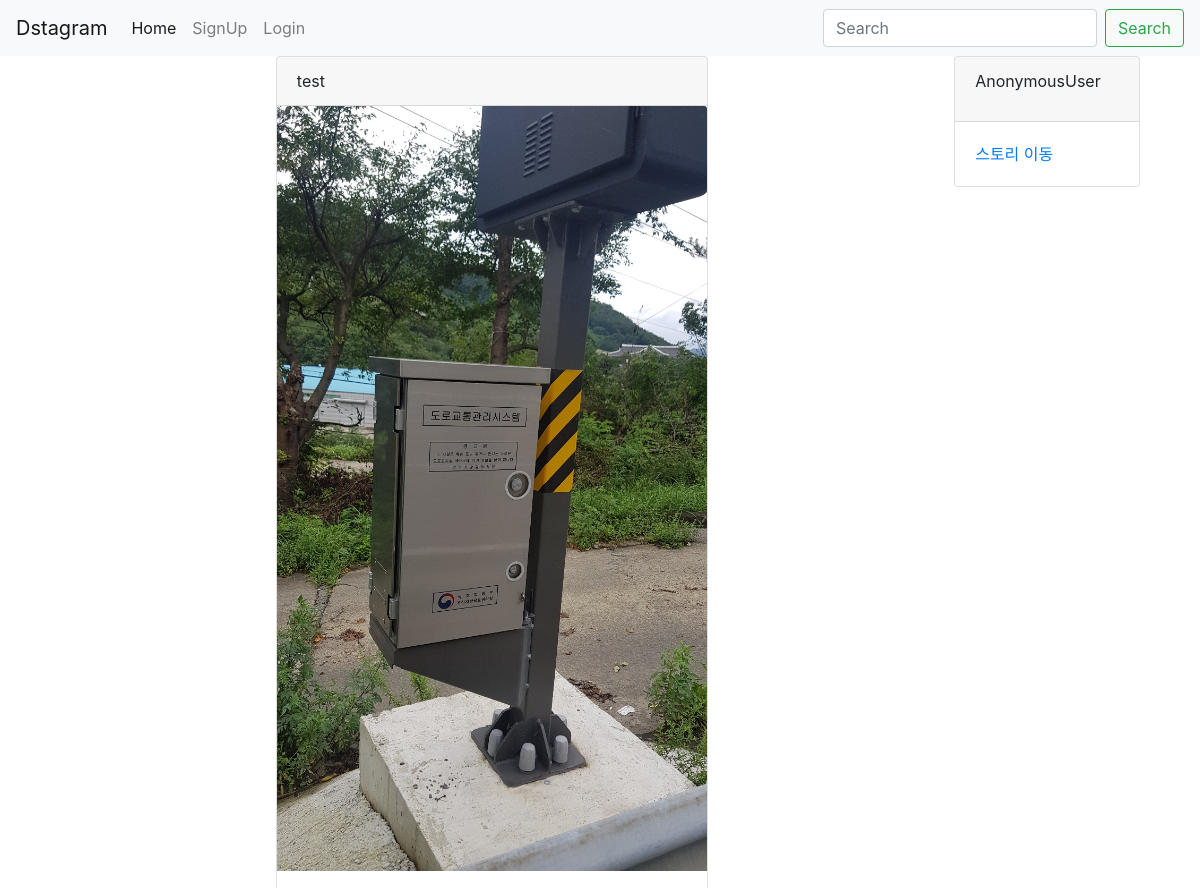
The app's page / (upper part), older data.
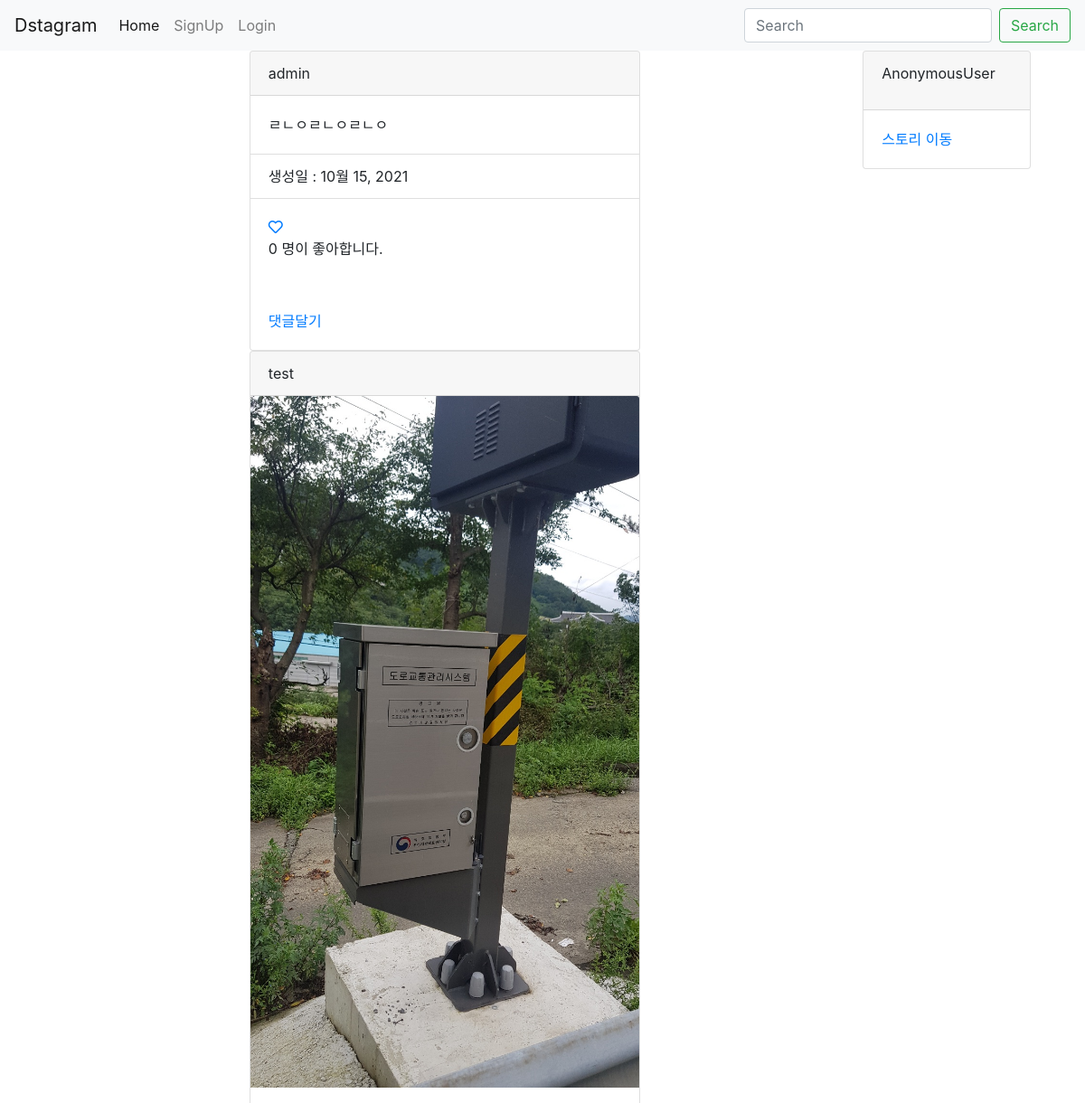
The same page, newer data.
### photo/models.py (models this page shows, shortened)
class Photo(models.Model):
    author = models.ForeignKey(
        User, on_delete=models.CASCADE, related_name='user')
    text = models.TextField(blank=True)
    image = models.ImageField(upload_to='timeline_photo/%Y/%m/%d')
    created = models.DateField(auto_now_add=True)
    updated = models.DateField(auto_now=True)
    like = models.ManyToManyField(User, related_name='like_photo', blank=True)
    class Meta:
        db_table = "게시글"
        verbose_name = "게시글"
        verbose_name_plural = "게시글"
        ordering = ['-created']

### photo/views.py (the view)
# urls.py: path('', PhotoList.as_view(), name="index"),
class PhotoList(ListView):
    model = Photo
    template_name_suffix = '_list'

### photo/templates/photo/photo_list.html (shortened to what this page needs)
{% extends 'base.html' %}
{% block content %}
<div class="container">
  <div class="row">
    <div class="col"></div>
    <div class="col-5">
      {% for object in object_list %}
      <div class="card">
        <div class="card-header">
          {{object.author}}
        </div>
        <img src="{{ object.image.url }}" alt="" class="card-img-top">
        <div class="card-body">
          <p class="card-text">{{ object.text }}</p>
        </div>
        <ul class="list-group list-group-flush">
          <li class="list-group-item">생성일 : {{object.created}}</li>
        </ul>
        <div class="card-body">
          {% if user in object.like.all %}
          <a href="{% url 'photo:like' object.id %}"><i class="far fa-heart" style="color: crimson;"></i></a>
          {% else %}
          <a href="{% url 'photo:like' object.id %}"><i class="far fa-heart"></i></a>
          {% endif %}
          <p>{{ object.like.count }} 명이 좋아합니다.</p>
        </div>
        <div class="card-body">
          <a href="{% url 'photo:detail' object.id %}">댓글달기</a>
        </div>
      </div>
      {% endfor %}
    </div>
    <div class="col"></div>
    <div class="col">
      <div class="card">
        <div class="card-header">
          <p>{{user}}</p>
        </div>
        <div class="card-body">
          <a href="{% url 'photo:my_list' %}">스토리 이동</a>
        </div>
      </div>
    </div>
  </div>
</div>
{% endblock %}

Row changes from the older to the newer data that the page shows:
added Photo: author "admin", text "ㄹㄴㅇㄹㄴㅇㄹㄴㅇ", created "10월 15, 2021", like.count "0"
